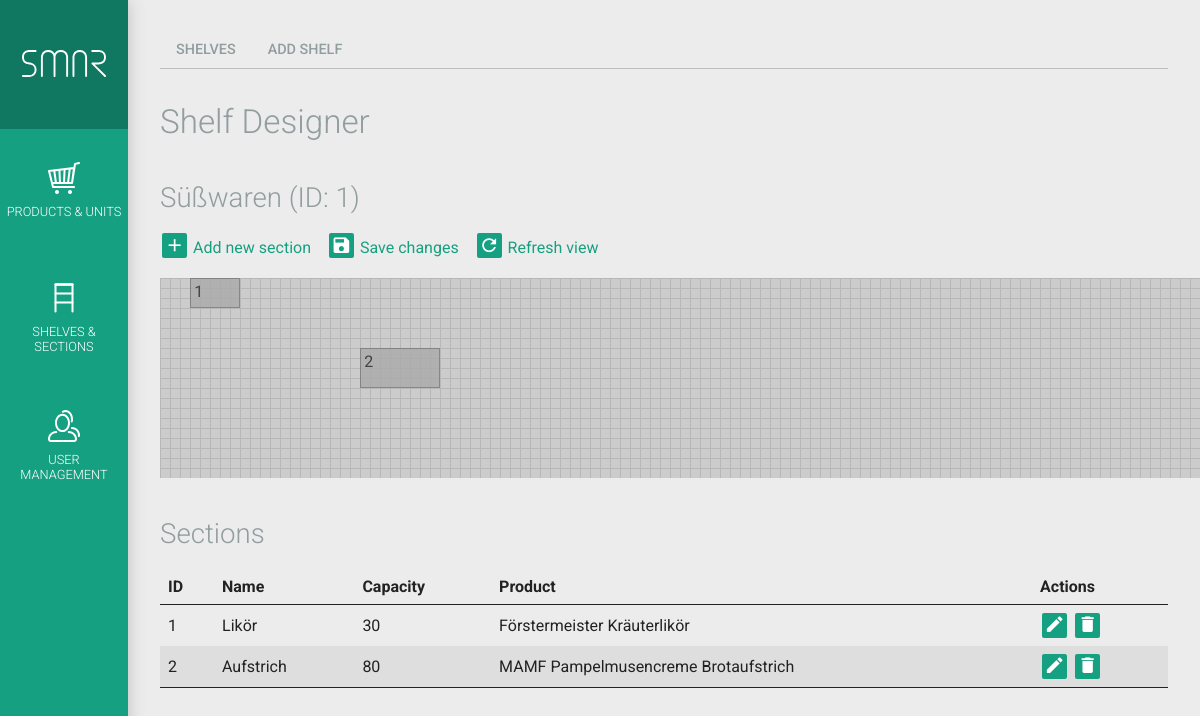
The app's page /index.php?page=shelves.php?subpage=designer&id=1 (signed in) with its own data.
### tables this page shows
CREATE TABLE IF NOT EXISTS `smar_shelf` (
  `shelf_id` int(10) unsigned NOT NULL AUTO_INCREMENT,
  `name` varchar(50) DEFAULT NULL,
  `barcode` bigint(15) unsigned DEFAULT NULL,
  `size_x` int(5) NOT NULL DEFAULT '0',
  `size_y` int(5) NOT NULL DEFAULT '0',
  `size_z` int(5) NOT NULL DEFAULT '0',
  `created` datetime NOT NULL,
  `lastupdate` timestamp NOT NULL DEFAULT CURRENT_TIMESTAMP ON UPDATE CURRENT_TIMESTAMP,
  PRIMARY KEY (`shelf_id`)
);

CREATE TABLE IF NOT EXISTS `smar_section` (
  `section_id` int(10) unsigned NOT NULL AUTO_INCREMENT,
  `shelf_id` int(10) unsigned NOT NULL,
  `product_id` int(10) unsigned NOT NULL,
  `name` varchar(50) DEFAULT NULL,
  `capacity` int(15) unsigned NOT NULL DEFAULT '0',
	`min_capacity` int(15) unsigned NOT NULL DEFAULT '0',
  `size_x` int(3) NOT NULL DEFAULT '0',
  `size_y` int(3) NOT NULL DEFAULT '0',
  `position_x` int(5) NOT NULL DEFAULT '0',
  `position_y` int(5) NOT NULL DEFAULT '0',
  `created` datetime NOT NULL,
  `lastupdate` timestamp NOT NULL DEFAULT CURRENT_TIMESTAMP ON UPDATE CURRENT_TIMESTAMP,
  PRIMARY KEY (`section_id`),
  KEY `shelf_id` (`shelf_id`),
  KEY `product_id` (`product_id`)
);

CREATE TABLE IF NOT EXISTS `smar_product` (
  `product_id` int(10) unsigned NOT NULL AUTO_INCREMENT,
  `article_nr` varchar(30) DEFAULT NULL,
  `barcode` bigint(15) unsigned DEFAULT NULL,
  `name` varchar(100) DEFAULT NULL,
  `price` double NOT NULL DEFAULT '0',
	`size_x` int(3) unsigned NOT NULL DEFAULT '0',
  `size_y` int(3) NOT NULL DEFAULT '0',
  `size_z` int(3) NOT NULL DEFAULT '0',
	`stackable` tinyint(1) unsigned NOT NULL DEFAULT '0',
  `image` varchar(150) DEFAULT NULL,
  `created` datetime DEFAULT NULL,
  `lastupdate` timestamp NOT NULL DEFAULT CURRENT_TIMESTAMP ON UPDATE CURRENT_TIMESTAMP,
  PRIMARY KEY (`product_id`)
);

### _functions/_functions.php (called while the page is built, shortened)
<?php
class SMAR_MysqlConnect extends mysqli
{
    function dbquery($sql)
    {
			if(!($erg = $this->query($sql))) {
				echo "Error with SQL request, the statement: ".$sql." --- Fehlernummer ".$this->errno." ::: ".$this->error;
				return false;
			}
			return $erg;
    }
}
?>

### shelves.php (the view, shortened to what this page needs)
<?php
$self = 'shelves.php';
$subpage = isset($_GET['subpage']) ? $_GET['subpage'] : '';
require_once('_functions/_functions.php');
require_once('inc_session_check.php');
if($_SESSION['loginRole'] < 1) {
	$SMAR_MESSAGES['error'][] = 'Insufficient permissions for shelves management';
	smar_print_messages($SMAR_MESSAGES); unset($SMAR_MESSAGES);
} else {
if(isset($_GET['smar_nav']) && $_GET['smar_nav'] == 'true') {
	?>
	<nav id="nav-page">
		<ul>
			<li><a href="<?php echo $self; ?>" <?php echo ($subpage == '') ? 'class="smar-active"' : ''; ?>>Shelves</a></li>
			<?php if($_SESSION['loginRole'] >= 2) { ?><li><a href="<?php echo $self.'?subpage=addshelf'; ?>" <?php echo ($subpage == 'addshelf') ? 'class="smar-active"' : ''; ?>>Add shelf</a></li><?php } ?>
		</ul>
	</nav>
	<div id="smar-content-inner">
	<?php
}
switch($subpage) {
			?>
			<?php
	case 'designer':
		if($_SESSION['loginRole'] >= 2) {
		if(isset($_GET['id']) && !empty($_GET['id'])) {
			$formID = intval($_GET['id']);
			$result = $SMAR_DB->dbquery("SELECT * FROM ".SMAR_MYSQL_PREFIX."_shelf WHERE shelf_id = '".$SMAR_DB->real_escape_string($formID)."' LIMIT 1");
			if($result->num_rows == 1) {
					$row = $result->fetch_array(MYSQLI_ASSOC);
				echo '<h1>Shelf Designer</h1>
							<h2>'.$row['name'].' (ID: '.$row['shelf_id'].')</h2>
							<p>
								<a href="'.$self.'?subpage=addsection&amp;id='.$formID.'" id="link-addsection"><i class="bg-icon mdi mdi-plus"></i> Add new section</a> &nbsp;&nbsp;
								<a href="#" id="link-designer-save"><i class="bg-icon mdi mdi-content-save"></i> Save changes</a> &nbsp;&nbsp;
								<a href="'.$self.'?subpage=designer&amp;id='.$formID.'" id="link-refresh" class="ajax"><i class="bg-icon mdi mdi-refresh"></i> Refresh view</a>
							</p>
							<div id="designer-canvas" data-shelfid="'.$formID.'" style="width: '.$row['size_x'].'px; height: '.$row['size_y'].'px;">';
				$sectionsTable = '';
				$result = $SMAR_DB->dbquery("SELECT s.section_id, s.name, s.capacity, s.size_x, s.size_y, s.position_x, s.position_y, p.name as product FROM ".SMAR_MYSQL_PREFIX."_section s, ".SMAR_MYSQL_PREFIX."_product p WHERE shelf_id = '".$SMAR_DB->real_escape_string($formID)."' AND p.product_id = s.product_id ORDER BY position_x");
				if($result->num_rows != 0) {
					$sectionsTable .= '<table>
								<thead>
								<tr>
									<th>ID</th>
									<th>Name</th>
									<th>Capacity</th>
									<th>Product</th>
									<th>Actions</th>
								</tr>
								</thead>
								<tbody>';
					while($row = $result->fetch_array(MYSQLI_ASSOC)) {
						echo '<div class="canvas-section" style="transform: translate('.$row['position_x'].'px, '.$row['position_y'].'px);width:'.$row['size_x'].'px;height:'.$row['size_y'].'px;" data-sectionid="'.$row['section_id'].'" data-sizex="'.$row['size_x'].'" data-sizey="'.$row['size_y'].'" data-x="'.$row['position_x'].'" data-y="'.$row['position_y'].'">'.$row['section_id'].'</div>';
						$sectionsTable .= '<tr>
										<td>'.$row['section_id'].'</td>
										<td>'.$row['name'].'</td>
										<td>'.$row['capacity'].'</td>
										<td>'.$row['product'].'</td>
										<td>';
						if($_SESSION['loginRole'] >= 3) {
							$sectionsTable .= '<a href="'.$self.'?subpage=editsection&id='.$row['section_id'].'" title="Edit" class="link-editsection"><i class="mdi mdi-pencil"></i></a>';
							$sectionsTable .= ' <a href="'.$self.'?subpage=deletesection&id='.$row['section_id'].'" title="Delete" class="link-deletesection"><i class="mdi mdi-delete"></i></a>';
						}
						$sectionsTable .= '</td>
									</tr>';
					}
					$sectionsTable .= '</tbody></table>';
				} else {
					$sectionsTable .= '<p>No sections found for this shelf.</p>';
				}
				echo '</div>';
				echo '<h2>Sections</h2>';
				echo $sectionsTable;
				?>
				<?php
			} else {
				$SMAR_MESSAGES['error'][] = 'No item was found for given ID '.smar_form_input($formID).'.';
			}
		} else {
			$SMAR_MESSAGES['error'][] = 'No item ID was provided in URL parameters.';
		}
		} else {
			$SMAR_MESSAGES['error'][] = 'Insufficient permissions for shelves management';
			smar_print_messages($SMAR_MESSAGES); unset($SMAR_MESSAGES);
		}
		break;
			?>
		<?php
}
if(isset($_GET['smar_nav']) && $_GET['smar_nav'] == 'true')
	echo '</div>';
}
?>

### inc_header.php (shortened to what this page needs)
<!doctype html>
<html>
<head>
	<link href="css/materialdesignicons.min.css" rel="stylesheet">
	<link href="css/jquery.colorbox.css" rel="stylesheet">
	<link href="css/jquery.autocomplete.css" rel="stylesheet">
	<link href="css/smar.css" rel="stylesheet">
</head>

### index.php (shortened to what this page needs)
<?php
require_once('_functions/_functions.php');
require_once('inc_session_check.php');
include('inc_header.php')
?>
<body>
	<div id="smar-wrapper">
		<nav id="nav-main">
			<ul>
				<li><a id="smar-logo" href="start.php"></a></li>
				<li><a id="nav-main-1" href="products.php"><i class="nav-icon nav-icon-cart"></i><span>Products &amp; Units</span></a></li>
				<li><a id="nav-main-2" href="shelves.php"><i class="nav-icon nav-icon-shelf"></i><span>Shelves &amp; Sections</span></a></li>
				<li><a id="nav-main-5" href="users.php"><i class="nav-icon nav-icon-user"></i><span>User Management</span></a></li>
			</ul>
		</nav>
		<section id="smar-content">
		<?php
			if(isset($_GET['page']) && !empty($_GET['page']) && $_GET['page'] != 'start.php') {
				$page = urldecode($_GET['page']);
				$page_exploded = explode('?', $page);
				if(file_exists($page_exploded[0]))
					include $page_exploded[0];
				else
					echo file_get_contents(SMAR_SITE_URL.SMAR_CURRENT_DIR.'error.php?target='.urlencode($page));
			} else {
				$params['smar_include'] = true;
				$params['smar_nav'] = true;
				foreach($params as $k => $v)
					$_GET[$k] = $v;
				include 'start.php';
			}
			?>
		</section>
	</div>
</body>
</html>

### css/smar.css (style rules this page uses)
html, body { width: 100vw; height: 100vh; margin: 0; padding: 0; background: #ECECEC; color: #222; font: 400 1em Roboto, "Helvetica Neue", Helvetica, Arial, sans-serif; line-height: 1.2; }
a { color: #16A082; text-decoration: none; outline: 0; transition: color .4s ease-out 0s; }
h1, h2, h3, h4, h5 { margin: 1.414em 0 .5em; font-weight: 300; color: #919D9E; }
h1 { margin-top: 1em; font-size: 2.074rem; }
h2 { font-size: 1.728rem; }
p { margin: 1.2em 0; }
table { width: 100%; margin: 1.2em 0; text-align: left; border-spacing: 0; border-bottom: 1px solid #222; }
table tr { transition: background-color .4s ease-out 0s; }
table th, table td { padding: .5em; }
table thead th { border-bottom: 1px solid #222; }
table tbody tr:nth-child(2n) { background-color: #DEDEDE; }
#smar-logo { background: url("../img/SMAR_logo_white.svg") center no-repeat; background-size: 66% auto; border: 1px solid #107861; border-width: 0 0 1px; }
#smar-wrapper { display: -webkit-flex; -webkit-align-items: stretch; -webkit-align-content: flex-start; display: flex; align-items: stretch; align-content: flex-start; width: 100vw; height: 100vh; }
#smar-content { box-sizing: border-box; width: 100%; padding: 2rem; overflow: auto; -webkit-overflow-scrolling: touch; }
nav#nav-main { display: block; width: 8rem; min-width: 8rem; background: #16A082; box-shadow: 0 0 1rem #BFBFBF; overflow-x: hidden; overflow-y: auto; z-index: 8; }
nav#nav-main ul { display: -webkit-flex; -webkit-flex-flow: column; display: flex; flex-flow: column; margin: 0; padding: 0; list-style: none; }
nav#nav-main ul li { display: block; height: 8rem; }
nav#nav-main ul li a { display: -webkit-flex; -webkit-flex-flow: column; -webkit-align-items: center; -webkit-justify-content: center; display: flex; flex-flow: column; align-items: center; justify-content: center; width: 100%; height: 100%; color: #fff; transition: background-color .4s ease-out 0s; }
nav#nav-main ul li a span, .subtitle { max-width: 90%; padding: .5em; text-transform: uppercase; text-align: center; font-weight: 300; font-size: .8rem; }
.nav-icon { display: block; width: 30%; height: 30%; background-size: contain; }
.nav-icon-cart { background: url("../img/icon-cart.svg") center no-repeat; }
.nav-icon-shelf { background: url("../img/icon-shelf.svg") center no-repeat; }
.nav-icon-user { background: url("../img/icon-user.svg") center no-repeat; }
nav#nav-page ul { display: -webkit-flex; -webkit-flex-flow: row wrap; display: flex; flex-flow: row wrap; padding: 0; margin: 0; border-bottom: 1px solid #BFBFBF; list-style: none; }
nav#nav-page ul li { margin-bottom: -2px; }
nav#nav-page ul li a { display: block; height: 2.25rem; padding: 0 1rem; margin-bottom: 1px; border-bottom: 1px solid #BFBFBF; line-height: 2.25rem; text-transform: uppercase; font-size: .9rem; font-weight: 500; color: #919D9E; transition: color .4s ease-out 0s, border-color .4s ease-out 0s; }
.bg-icon, a .bg-icon, .text-icon, table a > .mdi { margin: 0 .1em; padding: .1em; background-color: #16a082; color: #fff; font-size: 1.3em; border-radius: .1em; transition: background-color .4s ease-out 0s; }
#designer-canvas { position: relative; padding: 0; }
.canvas-section { position: absolute; padding: .2em; box-sizing: border-box; border: 1px solid #777; background-color: #aaa; opacity: .8; transition: background-color .4s ease-out 0s; }

### records on screen
smar_shelf: name "Süßwaren", shelf_id "1"
smar_section: section_id "1", name "Likör", capacity "30"
smar_section: section_id "2", name "Aufstrich", capacity "80"
smar_product: name "Förstermeister Kräuterlikör"
smar_product: name "MAMF Pampelmusencreme Brotaufstrich"
